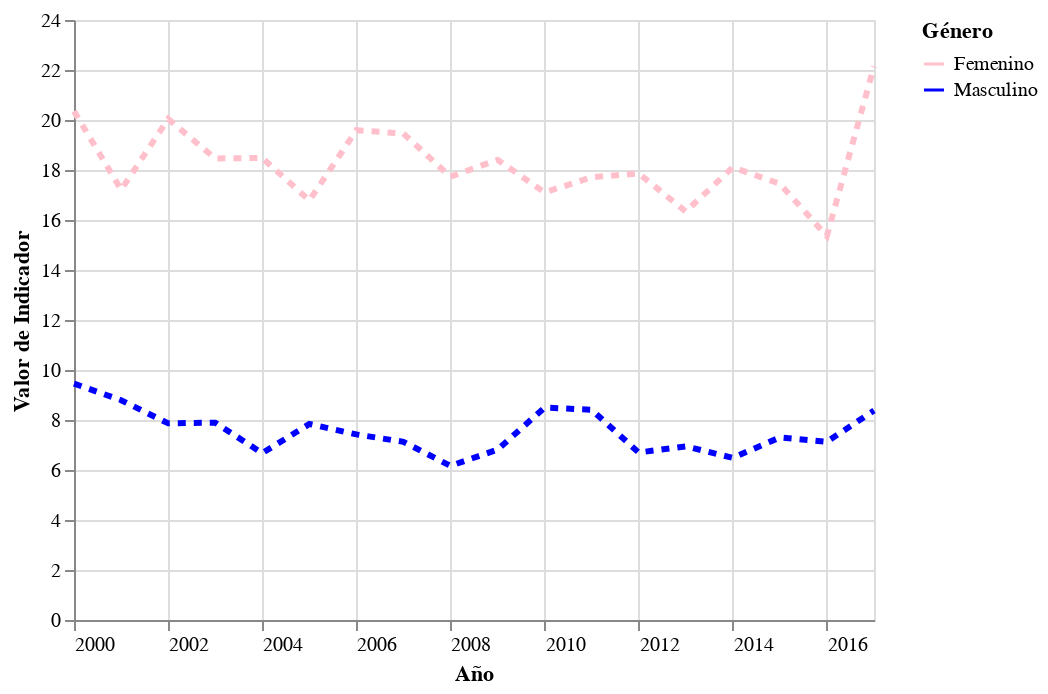

Write notebook code for a chart like this one.
### Code cell
# para una mejor comparación, analizo el indicador con los valores promedio según género por año (algo más general)
ch2 = alt.Chart(data_SGTIMUWRK).mark_line(strokeDash=[4,4],strokeWidth=3).encode(
        x=alt.X('year:T', axis=alt.Axis(labelAlign='left'), title='Año'),
        y=alt.Y('average(value):Q', title='Valor de Indicador'),
        color=alt.Color('gender:N',title='Género',scale=alt.Scale(domain=['Femenino', 'Masculino'],range=['pink', 'blue']))
    )
ch2

### Figure 1 — Vega-Lite specification as saved in the notebook (floating-point values rounded to 4 significant figures; data arrays with more than 128 entries replaced by an {"elided": "..."} marker saying what was removed)
{"config": {"view": {"continuousWidth": 400, "continuousHeight": 300}}, "data": {"name": "data-5f00d3ebc35f3ec8e120331c6158ac93"}, "mark": {"type": "line", "strokeDash": [4, 4], "strokeWidth": 3}, "encoding": {"color": {"type": "nominal", "field": "gender", "scale": {"domain": ["Femenino", "Masculino"], "range": ["pink", "blue"]}, "title": "Género"}, "x": {"type": "temporal", "axis": {"labelAlign": "left"}, "field": "year", "title": "Año"}, "y": {"type": "quantitative", "aggregate": "average", "field": "value", "title": "Valor de Indicador"}}, "$schema": "https://vega.github.io/schema/vega-lite/v4.8.1.json", "datasets": {"data-5f00d3ebc35f3ec8e120331c6158ac93": {"elided": "316 records"}}}
